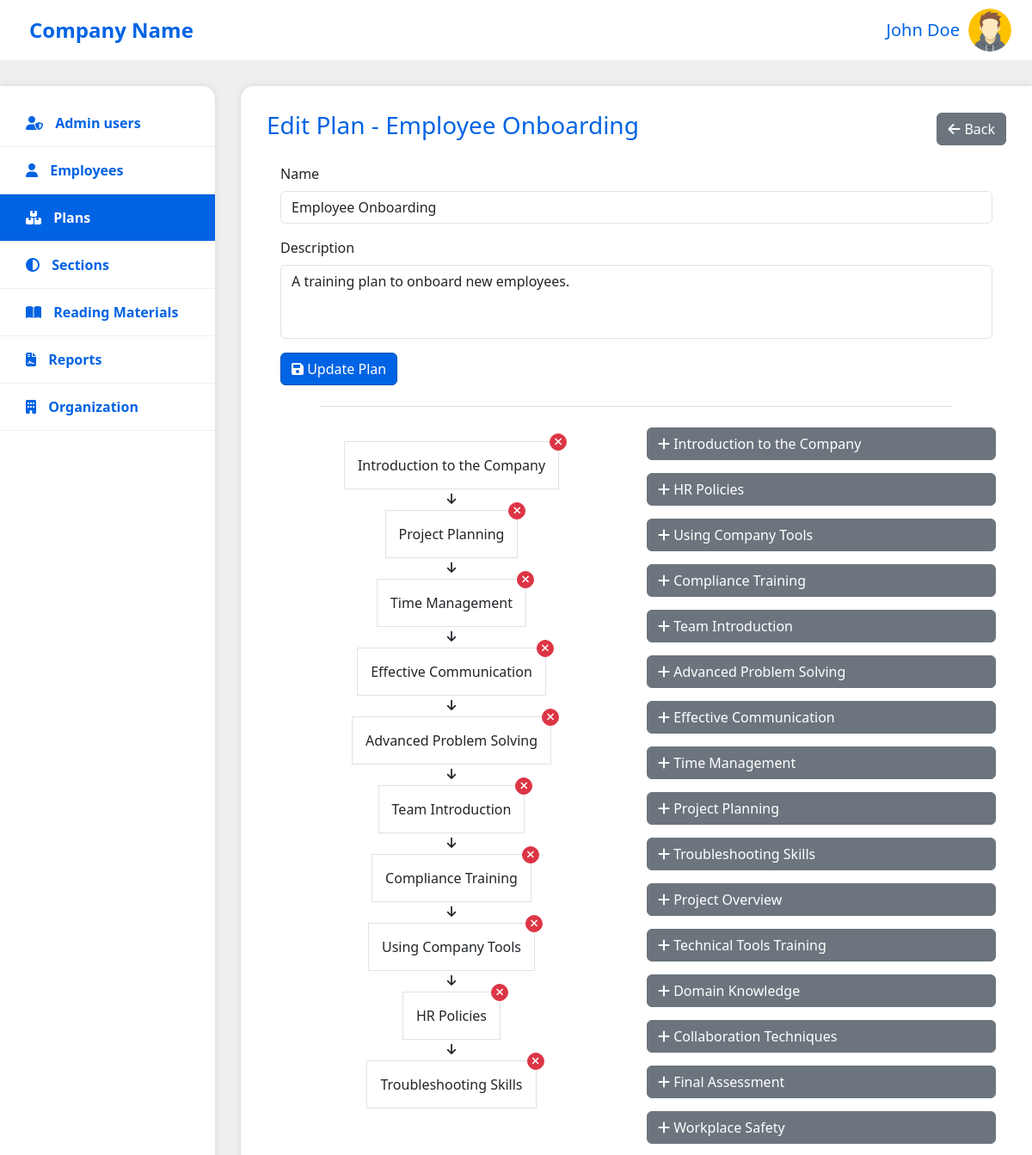
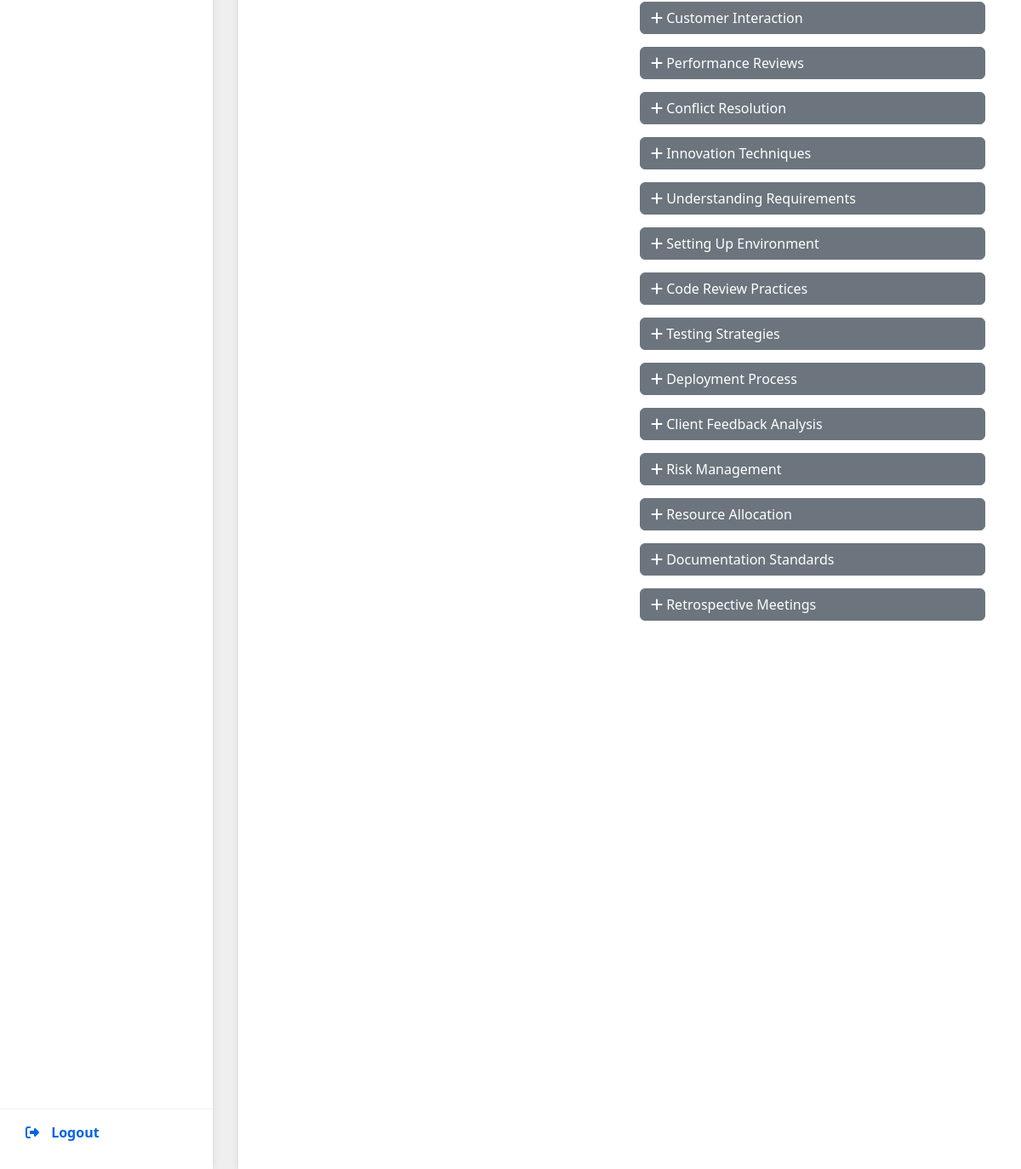
Screenshot of /admin/save-plan.php?id=1 (signed in) with the database file from the repository (2 pictures, top to bottom).
### tables this page shows
CREATE TABLE `plans` (
    `id` int NOT NULL AUTO_INCREMENT,
    `name` varchar(50) NOT NULL,
    `description` varchar(255) NOT NULL DEFAULT '',
    `status` enum('active','inactive') NOT NULL DEFAULT 'active',
    PRIMARY KEY (`id`)
);

CREATE TABLE `sections` (
    `id` int NOT NULL AUTO_INCREMENT,
    `name` varchar(50) NOT NULL,
    `video` varchar(255) NOT NULL DEFAULT '',
    `description` varchar(255) NOT NULL DEFAULT '',
    PRIMARY KEY (`id`)
);

### admin/save-plan.php (the view, shortened to what this page needs)
<?php
require_once '../server/connection.php';
$planId = null;
$plan = null;
if (isset($_GET['id']) && $_GET['id']) {
    $planId = $_GET['id'];
}
if ($planId) {
    $sql = "SELECT * FROM plans WHERE id = $planId";
    $result = $conn->query($sql);
    if ($result->num_rows > 0) {
        $plan = $result->fetch_assoc();
    }
}
require_once 'components/pag-top.php';
?>
<div class="page-card">
    <div class="page-card-header">
        <h3 class="app-text-primary"><?php echo isset($plan) ? "Edit Plan - " . $plan['name'] : "Create Plan" ?></h3>
        <div class="page-card-header-actions">
            <a class="btn btn-secondary" href="plans.php">
                <i class="fas fa-arrow-left"></i>
                <span>Back</span>
            </a>
        </div>
    </div>
    <div class="page-card-body container">
        <form method="post" action="<?php echo "?id=$planId" ?>" class="mx-1">
            <div class="mb-3">
                <label for="name" class="form-label">Name</label>
                <input id="name" name="name"
                       value="<?php if ($plan) echo htmlspecialchars(stripslashes($plan['name'])) ?>"
                       class="form-control" required>
            </div>
            <div class="mb-3">
                <label for="description" class="form-label">Description</label>
                <textarea id="description" name="description" class="form-control" rows="3"
                          style="resize: none"><?php if ($plan) echo htmlspecialchars(stripslashes($plan['description'])) ?></textarea>
            </div>
            <button type="submit" class="btn btn-primary" name="savePlan">
                <i class="fas fa-save"></i>
                <span><?php echo $plan ? "Update" : "Create"?> Plan</span>
            </button>
        </form>
        <?php if (isset($plan)) { ?>
            <div class="hr my-4 mx-auto"></div>
            <div class="row position-sticky top-0 h-100">
                <div class="col-6 h-100">
                    <div class="pt-3 mb-3 d-flex flex-column align-items-center gap-4 h-100 overflow-y-auto">
                        <?php
                        $sql = "SELECT `plan-sections`.id as id, sections.name FROM `plan-sections`
                                JOIN sections ON sectionId = sections.id WHERE planId = $planId
                                ORDER BY `plan-sections`.time";
                        $result = $conn->query($sql);
                        if ($result->num_rows > 0) {
                            $count = 0;
                            while ($row = $result->fetch_assoc()) {
                                $count = $count + 1;
                                ?>
                                <div class="plan-section">
                                    <?php echo $row['name'] ?>
                                    <form method="post" action="<?php echo "?id=$planId" ?>">
                                        <button type="submit" name="deleteSection" class="btn btn-sm btn-danger">
                                            <i class="fa fa-close small"></i>
                                        </button>
                                    </form>
                                    <?php if ($result->num_rows !== $count) { ?>
                                        <i class="plan-section-arrow fa fa-arrow-down small"></i>
                                    <?php } ?>
                                </div>
                                <?php
                            }
                        }
                        ?>
                    </div>
                </div>
                <div class="col-6 h-100">
                    <div class="section-list h-100 overflow-y-auto">
                        <?php
                        $sql = "SELECT id, name FROM sections";
                        $result = $conn->query($sql);
                        if ($result->num_rows > 0) {
                            while ($row = $result->fetch_assoc()) {
                                ?>
                                <form method="post" action="<?php echo "?id=$planId" ?>">
                                    <button type="submit" name="addSection" class="btn btn-secondary w-100">
                                        <i class="fas fa-plus"></i>
                                        <?php echo $row['name'] ?>
                                    </button>
                                </form>
                                <?php
                            }
                        }
                        ?>
                    </div>
                </div>
            </div>
        <?php } ?>
    </div>
</div>
<?php require_once 'components/pag-bottom.php' ?>

### assets/css/common.css (style rules this page uses)
:root { --header: 70px; --menu: 250px; --footer: 0px; --padding: 30px; --card-header: 40px; --primary: #0063e3; --primary-darker: #0252b8; --grey-bg: #dadada; --grey-text-light: #aaaaaa; --grey-text-dark: #454545; }
.btn-primary { --bs-btn-color: #fff; --bs-btn-bg: var(--primary); --bs-btn-border-color: var(--primary-darker); --bs-btn-hover-color: #fff; --bs-btn-hover-bg: var(--primary-darker); --bs-btn-hover-border-color: var(--primary-darker); --bs-btn-focus-shadow-rgb: 49, 132, 253; --bs-btn-active-color: #fff; --bs-btn-active-bg: var(--primary-darker); --bs-btn-active-border-color: var(--primary-darker); --bs-btn-active-shadow: inset 0 3px 5px rgba(0, 0, 0, 0.125); --bs-btn-disabled-color: #fff; --bs-btn-disabled-bg: var(--primary); --bs-btn-disabled-border-color: var(--primary-darker); }
.app-text-primary { color: var(--primary); }
.page-card { height: 100%; background-color: #fff; border-radius: 15px 0 0 0; box-shadow: 0 0 10px rgba(0, 0, 0, 0.1); padding: var(--padding); display: flex; flex-direction: column; }
.page-card-header { height: var(--card-header); display: flex; justify-content: space-between; align-items: center; margin-bottom: 20px; }
.page-card-header-actions { display: flex; gap: 15px; }
.page-card-header-actions button, .page-card-header-actions a { display: flex; gap: 5px; align-items: center; }
.page-card-body { height: calc(100% - var(--card-header)); overflow-y: auto; }

### admin/save-plan.css (style rules this page uses)
.hr { border-bottom: 1px solid var(--bs-border-color); width: calc(100% - 100px); }
.plan-section { position: relative; padding: 15px; border: 1px solid var(--bs-border-color); display: inline-block; }
.plan-section button { position: absolute; top: -10px; right: -10px; width: 20px; height: 20px; background: var(--bs-danger); border-radius: 50%; display: flex; align-items: center; justify-content: center; }
.plan-section .plan-section-arrow { position: absolute; top: calc(100% + 5px); left: 50%; transform: translateX(-50%); }
.section-list { width: 100%; display: flex; flex-direction: column; gap: 15px; }
.section-list button { text-align: left; }

### rows the page displays
plans: name "Employee Onboarding", description "A training plan to onboard new employees."
plan-sections: sectionId.name "Introduction to the Company"
plan-sections: sectionId.name "Project Planning"
plan-sections: sectionId.name "Time Management"
plan-sections: sectionId.name "Effective Communication"
plan-sections: sectionId.name "Advanced Problem Solving"
plan-sections: sectionId.name "Team Introduction"
plan-sections: sectionId.name "Compliance Training"
plan-sections: sectionId.name "Using Company Tools"
plan-sections: sectionId.name "HR Policies"
plan-sections: sectionId.name "Troubleshooting Skills"
sections: name "Introduction to the Company"
sections: name "HR Policies"
sections: name "Using Company Tools"
sections: name "Compliance Training"
sections: name "Team Introduction"
sections: name "Advanced Problem Solving"
sections: name "Effective Communication"
sections: name "Time Management"
sections: name "Project Planning"
sections: name "Troubleshooting Skills"
sections: name "Project Overview"
sections: name "Technical Tools Training"
sections: name "Domain Knowledge"
sections: name "Collaboration Techniques"
sections: name "Final Assessment"
sections: name "Workplace Safety"
sections: name "Customer Interaction"
sections: name "Performance Reviews"
sections: name "Conflict Resolution"
sections: name "Innovation Techniques"
sections: name "Understanding Requirements"
sections: name "Setting Up Environment"
sections: name "Code Review Practices"
sections: name "Testing Strategies"
sections: name "Deployment Process"
sections: name "Client Feedback Analysis"
sections: name "Risk Management"
sections: name "Resource Allocation"
sections: name "Documentation Standards"
sections: name "Retrospective Meetings"

### other values shown
$config['name'] "Company Name"
$user['firstName'] "John"
$user['lastName'] "Doe"
